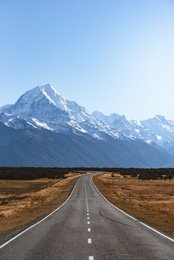
%> input picture Images/Mountain.jpg, 174 x 260 px, shrunk from 1000 x 1498 before the run
$ octave FrequencyManipulation.m   (GNU Octave 9; MATLAB toolbox functions it lacks are replaced by stand-ins)
%> lines starting %> are read from the running program, lines starting %| are printed output that depends on the picture
% 1. Write a Matlab program to determine the frequency of a given pixel occurring in an image.
pixel = input('Enter the pixel value: ');
%> the answer given: 3
frequency = 0;
im = rgb2gray(imread('C:/Users/Admin/OneDrive/Desktop/Mountain.jpg'));
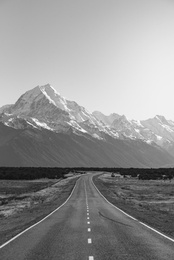
%> im: size 260x174 uint8; min 14, max 253, mean 145.7
imshow(im);
[m,n] = size(im);
%> m = 260; n = 174
for i=1:m
 for j=i:n
  if(im(i,j)==pixel)
   frequency = frequency + 1;
  end
 end
end
%> after the loop, frequency = 0
fprintf('Frequency = %d\n',frequency);
%| Frequency = 0


%2. Write a matlab program to calculate the global mean value in a two-dimensional matrix M * N.

im = rgb2gray(imread('C:/Users/Admin/OneDrive/Desktop/Mountain.jpg'));
[m,n] = size(im);
sum=0;
SUM=double(sum);
for i=1:m
 for j=1:n
  SUM= SUM+double(im(i,j));
 end
end
%> after the loop, SUM = 6593033
g_mean=SUM/double(m*n);
%> g_mean = 145.7
fprintf('Global Mean = %d\n',g_mean);
%| Global Mean = 145.735

%3. Write a matlab program to calculate the mean value of every row in a two-dimensional matrix M * N.

im = rgb2gray(imread('C:/Users/Admin/OneDrive/Desktop/Mountain.jpg'));
[m,n] = size(im);
sum=0;
SUM=double(sum);
for i=1:m
 for j=1:n
  SUM= SUM+double(im(i,j));
 end
 rowmean = SUM/double(i*n);
 fprintf('Row %d Mean = %d\n',i,rowmean);
end
%> this loop made 260 passes
%> rowmean on passes 1 to 3: 176.8, 177.1, 177.4
%| Row 1 Mean = 176.77
%| Row 2 Mean = 177.132
%| Row 3 Mean = 177.446
%| Row 4 Mean = 177.763
%| Row 5 Mean = 178.105
%| Row 6 Mean = 178.415
%| Row 7 Mean = 178.714
%| Row 8 Mean = 179.032
%> (further printed lines are left out)

%4. Write a Matlab program to determine the frequency of each pixel occurring in a column of an image.
im = rgb2gray(imread('C:/Users/Admin/OneDrive/Desktop/Mountain.jpg'));
imshow(im);
[m,n] = size(im);
for pixel=0:255
 frequency = 0;
 for i=1:m
  for j=i:n
   if(im(i,j)==pixel)
    frequency = frequency + 1;
   end
  end
 end
 fprintf('Frequency for pixel %d = %d\n',pixel,frequency);
end
%> this loop made 256 passes
%| Frequency for pixel 0 = 0
%| Frequency for pixel 1 = 0
%| Frequency for pixel 2 = 0
%| Frequency for pixel 3 = 0
%| Frequency for pixel 4 = 0
%| Frequency for pixel 5 = 0
%| Frequency for pixel 6 = 0
%| Frequency for pixel 7 = 0
%> (further printed lines are left out)

%5. Write a Matlab program to find out the total number of pixels which has less than the given intensity.

intensity = input('Enter the pixel value: ');
%> the answer given: 3
frequency = 0;
im = rgb2gray(imread('C:/Users/Admin/OneDrive/Desktop/Mountain.jpg'));
[m,n] = size(im);
for i=1:m
 for j=i:n
  if(im(i,j) < intensity)
   frequency = frequency + 1;
  end
 end
end
fprintf('\nFrequency = %d\n',frequency);
%| Frequency = 0
